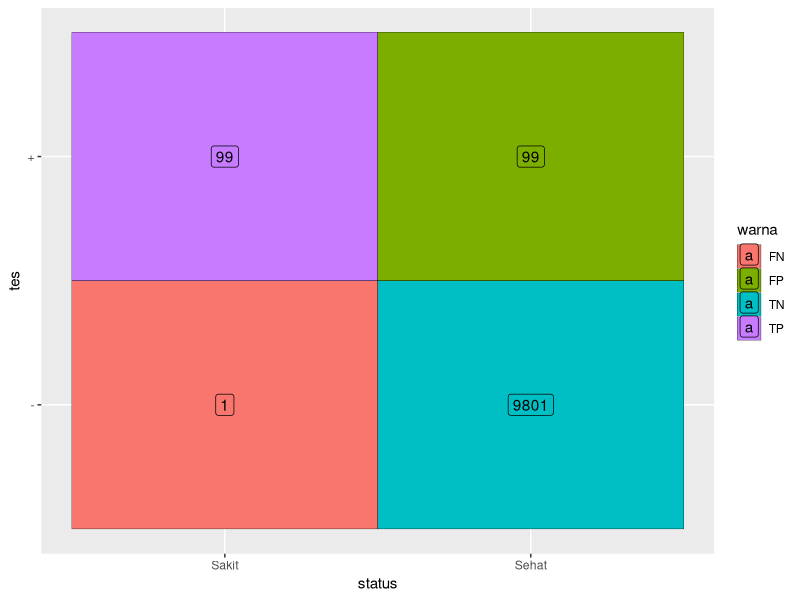

Reproduce this figure in R.
## ---- chunk 1
#| include: false

rm(list=ls())
library(dplyr)
library(ggplot2)

## ---- chunk 2
# Probabilitas prior
P_S              = 0.01  # Probabilitas sakit
P_Tplus_given_S  = 0.99  # Probabilitas tes positif jika sakit
P_Tminus_given_H = 0.99  # Probabilitas tes negatif jika sehat

# Probabilitas sehat
P_H = 1 - P_S  # 0.99

# Probabilitas tes positif jika sehat (False Positive)
P_Tplus_given_H = 1 - P_Tminus_given_H  # 1 - 0.99 = 0.01

# Probabilitas marginal tes positif
P_Tplus = (P_Tplus_given_S * P_S) + (P_Tplus_given_H * P_H)

# Teorema Bayes: P(S|T+) = [P(T+|S) × P(S)] / P(T+)
P_S_given_Tplus = (P_Tplus_given_S * P_S) / P_Tplus
P_S_given_Tplus
## ---- chunk 3
# Analisis dengan populasi 10,000 orang
populasi = 10000

# Jumlah yang sakit dan sehat
sakit = populasi * P_S      
sehat = populasi * P_H      

# Tes positif pada orang sakit (True Positive)
TP <- sakit * P_Tplus_given_S 

# Tes positif pada orang sehat (False Positive)
FP <- sehat * P_Tplus_given_H  

# Total tes positif
total_positif <- TP + FP

# Probabilitas sakit jika tes positif
prob_sakit_jika_positif <- TP / total_positif

cat("Analisis Populasi 10.000 orang:\n")
cat("Jumlah sakit:", sakit, "orang\n")
cat("Jumlah sehat:", sehat, "orang\n")
cat("True Positive (sakit dan tes positif):", TP, "orang\n")
cat("False Positive (sehat tapi tes positif):", FP, "orang\n")
cat("Total tes positif:", total_positif, "orang\n")
cat("Probabilitas sakit jika tes positif:", round(prob_sakit_jika_positif, 4), "=", round(prob_sakit_jika_positif * 100, 1), "%\n")
## ---- chunk 4
library(ggplot2)
library(dplyr)

# Data untuk visualisasi
data_visual <- data.frame(
  Kategori = c("Sakit & Tes +", "Sakit & Tes -", "Sehat & Tes +", "Sehat & Tes -"),
  Jumlah = c(TP, sakit - TP, FP, sehat - FP),
  Warna = c("TP", "FN", "FP", "TN")
)

data.frame(status  = c("Sakit","Sakit","Sehat","Sehat"),
           tes     = c("+","-","+","-"),
           jml_org = c(TP, sakit - TP, FP, sehat - FP),
           warna   = c("TP", "FN", "FP", "TN")) |> 
  mutate(jml_org = floor(jml_org)) |> 
  ggplot(aes(x = status,
             y = tes,
             fill = warna)) +
  geom_tile(color = "black") +
  geom_label(aes(label = jml_org))
